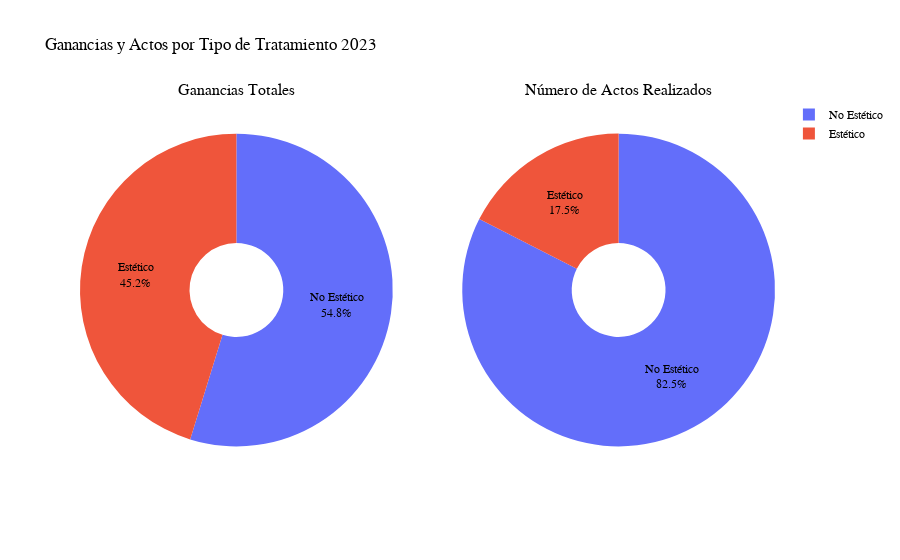

The code cell stored with this chart in its notebook:
### Code cell
#RENTABILIDAD DE LOS TRATAMIENTOS ESTETICOS CON RESPECTO AL NUMERO DE ACTOS REALIZADOS

### Figure 1 — Plotly figure (JSON) as saved in the notebook; plotly's stock layout.template omitted (floating-point values rounded to 4 significant figures)
{"data": [{"domain": {"x": [0, 0.45], "y": [0, 1]}, "hole": 0.3, "labels": ["No Estético", "Estético"], "name": "Ganancias", "textfont": {"color": "black"}, "textinfo": "percent+label", "textposition": "inside", "type": "pie", "values": [112922, 93232]}, {"domain": {"x": [0.55, 1], "y": [0, 1]}, "hole": 0.3, "labels": ["No Estético", "Estético"], "name": "Actos", "textfont": {"color": "black"}, "textinfo": "percent+label", "textposition": "inside", "type": "pie", "values": [881, 187]}], "layout": {"annotations": [{"font": {"size": 16}, "showarrow": false, "text": "Ganancias Totales", "x": 0.225, "xanchor": "center", "xref": "paper", "y": 1, "yanchor": "bottom", "yref": "paper"}, {"font": {"size": 16}, "showarrow": false, "text": "Número de Actos Realizados", "x": 0.775, "xanchor": "center", "xref": "paper", "y": 1, "yanchor": "bottom", "yref": "paper"}], "font": {"color": "black", "family": "Oswald"}, "title": {"text": "Ganancias y Actos por Tipo de Tratamiento 2023"}}}
